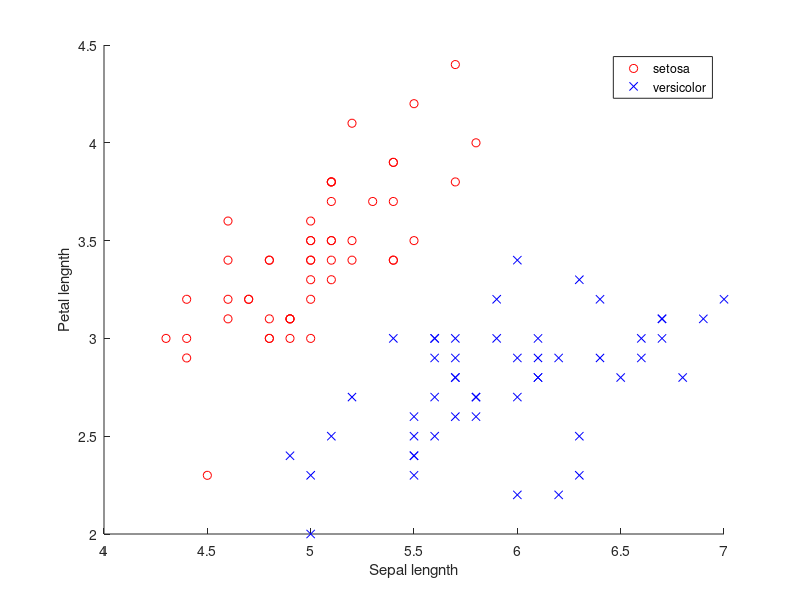

Write MATLAB code to recreate this figure. (Note: this script raises an error after producing the figure.)
clear all;
close all;

%load iris_data
load iris_data.mat

X = [x(1:100, 1), x(1:100, 2)]

for i = 1:100;
    if y(i) == 0
        Y(i, 1) = 1;
    else y(i) == 1
        Y(i, 1) = -1;
    end
end
%Y = [y(1:100)]' % 이렇게 ' 요거 찍으면 전치

figure(1)
hold on
plot(X(1:50, 1), X(1:50, 2), 'ro')
plot(X(51:100, 1), X(51:100, 2), 'bx')

xlabel('Sepal lengnth')
ylabel('Petal lengnth')
legend('setosa','versicolor')

%Perceptron
n_iter =  1000; % number of epoch
eta = 0.1; % 이게 뭐지? learning rate?

w = [3;3;3] % initial guess


for i = 1:n_iter
    
    % prediction
    for j = 1:length(X)
        Yhat(j, 1) = step_f(w'*[1;X(j, :)']);
    % update
        w = w + eta*(Y(j, 1) - Yhat(j, 1))*[1;X(j, :)'];
    end 
end

x1 = 4:0.1:7;

for i = 1:length(x1)
    x2(i) = -w(1)/w(3) -w(2)/w(3)*x1(i);
end

figure(1)
plot(x1, x2)

w



